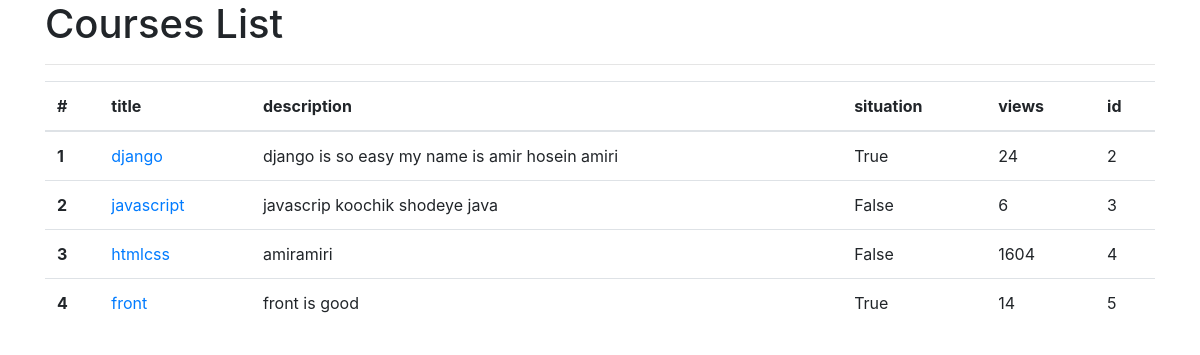
/course/list, run on the app's committed database.
### courses_app/models.py (models this page shows, shortened)
class Course(models.Model):
    title = models.CharField(max_length=50)
    description = models.TextField()
    situation = models.BooleanField(default=True)
    views = models.IntegerField()

### courses_app/views.py (the view)
# urls.py: path('list', views.courses_list),
def courses_list(request):
    print('amir from list')
    courses = Course.objects.all()  # query
    return render(request, "courses_app/courses_list.html", context={'courses_list': courses})

### courses_app/templates/courses_app/courses_list.html (shortened to what this page needs)
<!DOCTYPE html>
<html lang="en">
<head>
    <link rel="stylesheet" href="https://cdn.jsdelivr.net/npm/bootstrap@4.6.0/dist/css/bootstrap.min.css">
</head>
<body>
    <div class="container">
        <h1>Courses List</h1>
        <hr>
        <table class="table">
            <thead>
              <tr>
                <th scope="col">#</th>
                <th scope="col">title</th>
                <th scope="col">description</th>
                <th scope="col">situation</th>
                <th scope="col">views</th>
                <th scope="col">id</th>
              </tr>
            </thead>
            <tbody>
              {% for course in courses_list %}
              <tr>
                <th scope="row">{{ forloop.counter }}</th>
                <td><a href="/course/detail/{{ course.id }}">{{ course.title }}</a></td>
                <td>{{ course.description }}</td>
                <td>{{ course.situation }}</td>
                <td>{{ course.views }}</td>
                <td>{{ course.id }}</td>
              </tr>
              {% endfor %}
            </tbody>
          </table>
    </div>
</body>
</html>

### data on the page
Course: title "django", description "django is so easy my name is amir hosein amiri", situation "True", views "24", id "2"
Course: title "javascript", description "javascrip koochik shodeye java", situation "False", views "6", id "3"
Course: title "htmlcss", description "amiramiri", situation "False", views "1604", id "4"
Course: title "front", description "front is good", situation "True", views "14", id "5"
